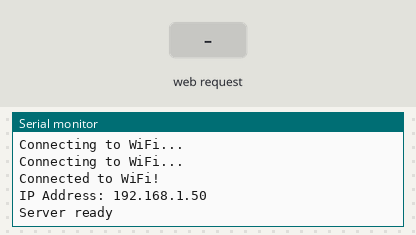
The sketch below on a simulated ESP32. Shown: the last lines printed to the serial monitor. The inputs (shaded band) are chosen by the test bench. WiFi joins after 1.5 s; servers stay silent unless stated.

Above: at 3.2 s.
3.3 s: HTTP request GET /toggle?state=1 received
At 3.9 s:
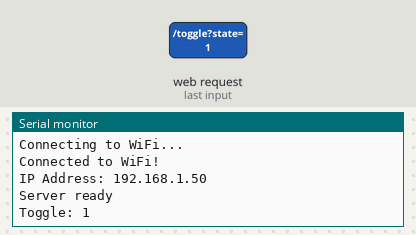
4.8 s: HTTP request GET /toggle?state=0 received
At 6.2 s:
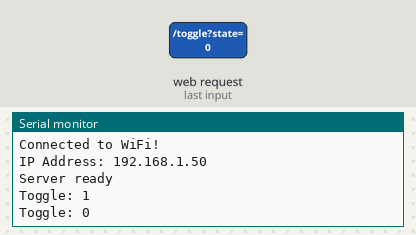

Measured:
- after the input at 3.3 s, the serial monitor: prints a new line at once (image 1)
- after the input at 4.8 s, the serial monitor: prints a new line at once (image 2)

The sketch:

esp32-toggle-text-server.ino
```cpp
#include <WiFi.h>
#include <WebServer.h>

// Replace with your network credentials
const char* ssid = "YOUR_WIFI_SSID";
const char* password = "YOUR_WIFI_PASSWORD";

// Create WebServer object on port 80
WebServer server(80);

void setup() {
  // Initialize Serial Monitor
  Serial.begin(115200);
  Serial.println("ESP32 starting...");

  // Connect to Wi-Fi
  WiFi.begin(ssid, password);
  while (WiFi.status() != WL_CONNECTED) {
    delay(1000);
    Serial.println("Connecting to WiFi...");
  }

  // Print ESP32 Local IP Address
  Serial.println("Connected to WiFi!");
  Serial.print("IP Address: ");
  Serial.println(WiFi.localIP());

  // Add CORS headers to responses
  server.enableCORS(true);

  // Route for toggle state
  server.on("/toggle", HTTP_GET, []() {
    if (server.hasArg("state")) {
      String toggleState = server.arg("state");
      Serial.print("Toggle: ");
      Serial.println(toggleState);

      server.send(200, "text/plain", "OK");
    } else {
      server.send(400, "text/plain", "Missing state parameter");
    }
  });

  // Route for receiving text
  server.on("/text", HTTP_POST, []() {
    if (server.hasArg("message")) {
      String receivedText = server.arg("message");
      Serial.print("Text: ");
      Serial.println(receivedText);

      server.send(200, "text/plain", "OK");
    } else {
      server.send(400, "text/plain", "Missing message parameter");
    }
  });

  // Start server
  server.begin();
  Serial.println("Server ready");
}

void loop() {
  // Handle client requests
  server.handleClient();
  delay(2);
}
```
